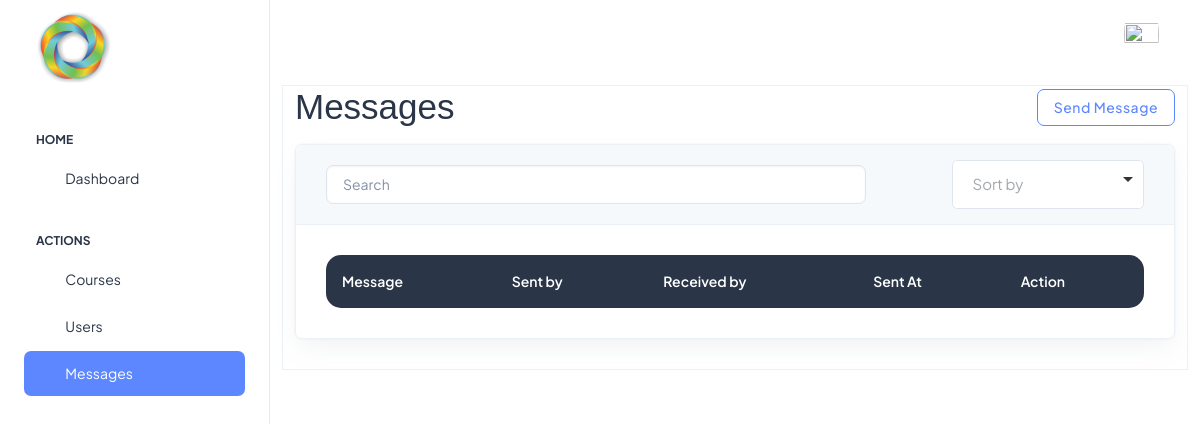
The page /beta/admin/messages/ on the database as committed earlier.
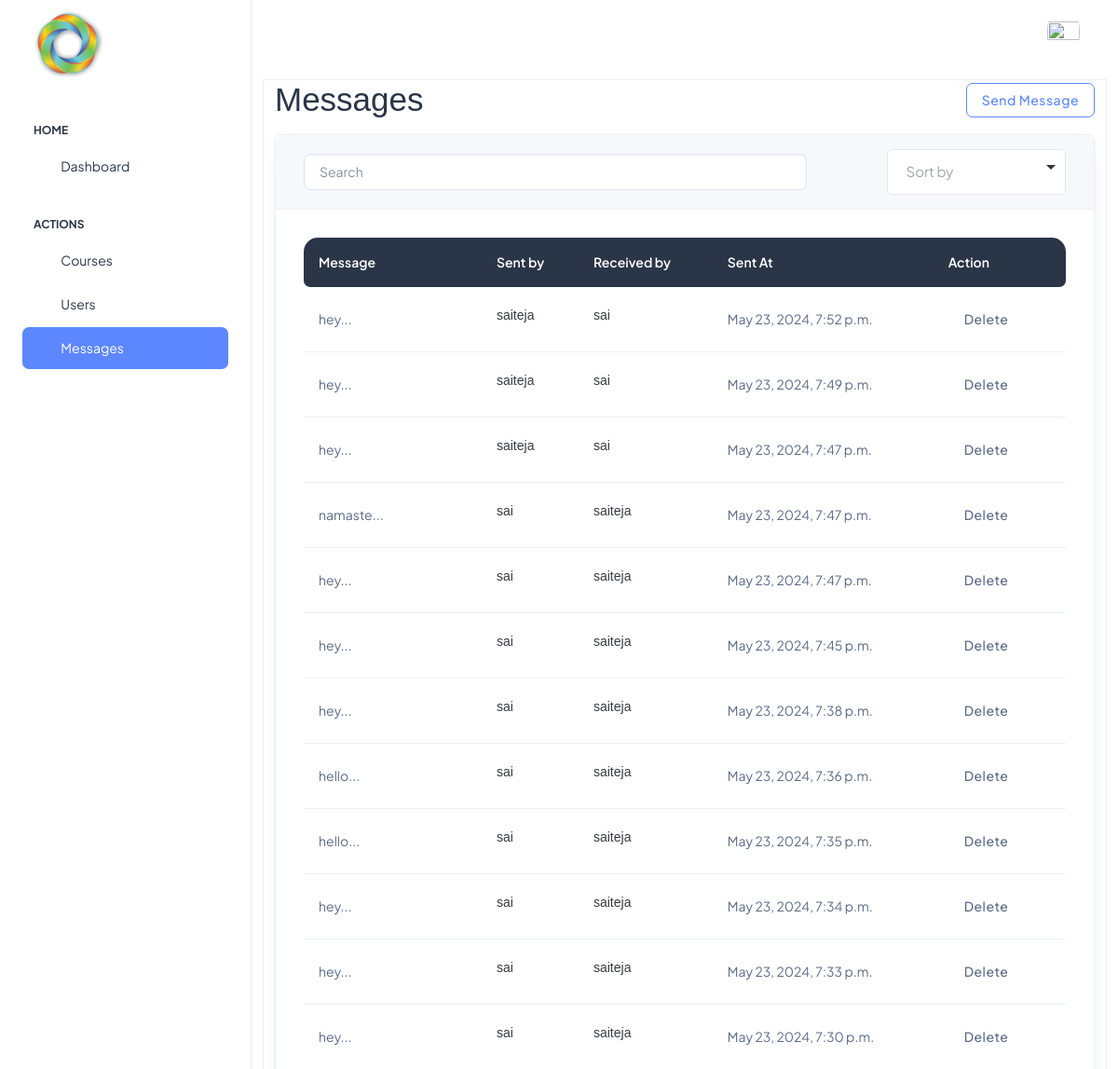
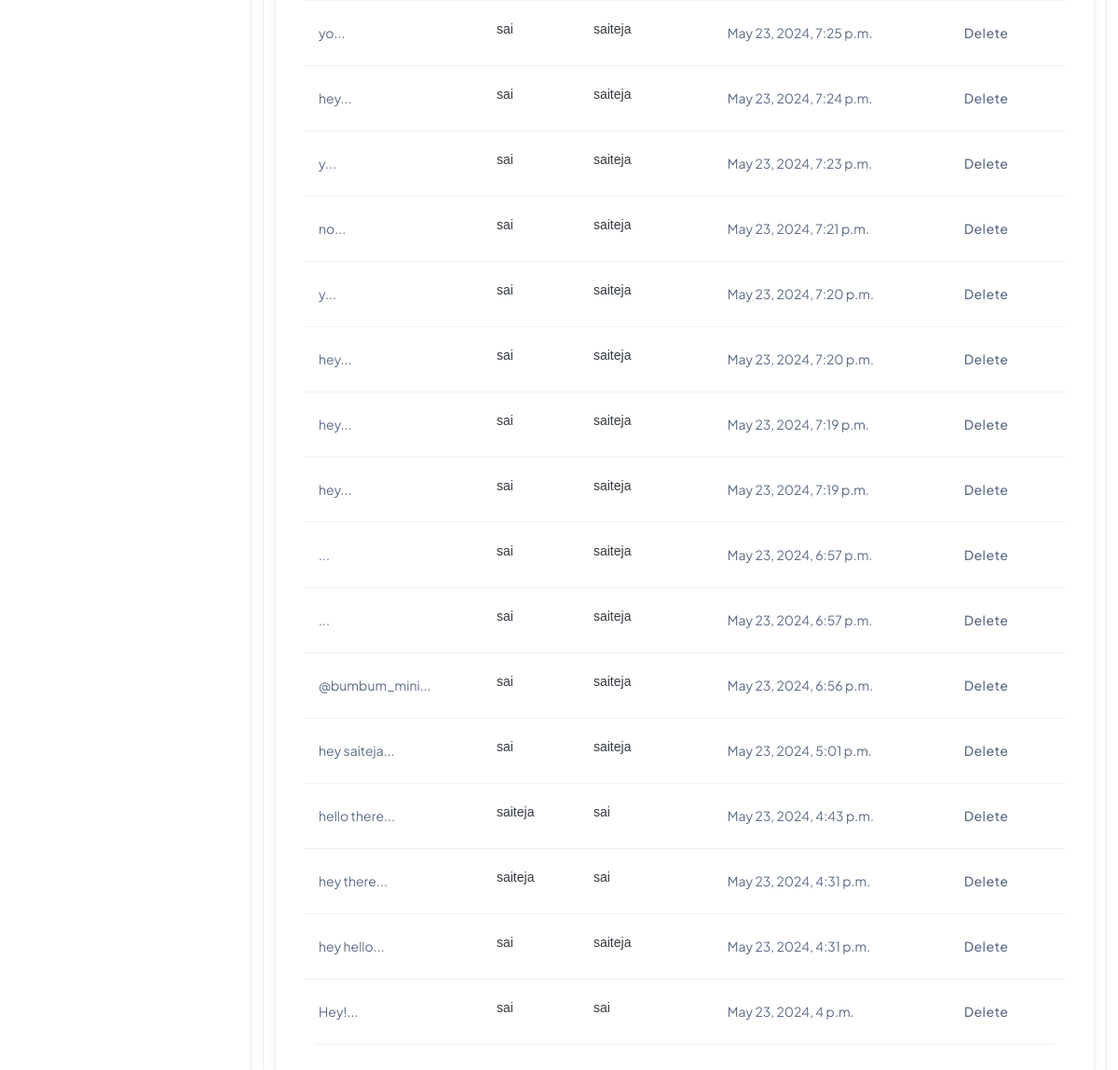
The same page on the database as committed later (2 pictures, top to bottom).
### base/models.py (models this page shows, shortened)
class Chat(models.Model):
    data=models.TextField()
    chatbox=models.ForeignKey(Chatbox,related_name='chatbox',on_delete=models.CASCADE)
    created_at=models.DateTimeField(auto_now_add=True)
    sender=models.ForeignKey(BetaUser,related_name='sender',on_delete=models.CASCADE)
    receiver=models.ForeignKey(BetaUser,related_name='receiver',on_delete=models.CASCADE)

class BetaUser(models.Model):
    user=models.OneToOneField(CustomUser,on_delete=models.CASCADE)
    state=models.CharField(max_length=40,default='')
    city=models.CharField(max_length=40,default='')
    job_status=models.CharField(max_length=20,default='')
    degree=models.CharField(max_length=30,default='')
    grad_year=models.CharField(max_length=5,default='')
    profile_updated=models.BooleanField(default=False)
    website=models.URLField(default='')
    phone=models.CharField(max_length=10,default='')
    birthday=models.CharField(max_length=20,null=True)
    def __str__(self):
        return self.user.username

class CustomUser(AbstractUser):
    email=models.CharField(max_length=80,unique=True)
    profilepic=models.ImageField(upload_to='static/profile_pics',null=True)
    userfor=models.CharField(max_length=20,default='')
    token=models.CharField(default=False,max_length=256)

### betaadmin/views.py (the view)
# urls.py: path('admin/messages/',adminmsgs,name='adminmsgs'),
def adminmsgs(request):
    msgs=Chat.objects.all().order_by('-created_at')
    return render(request,'beta_admin/admin/messageslist.html',{'msgs':msgs})

### templates/beta_admin/admin/messageslist.html (shortened to what the changed rows need)
<!doctype html>
<html lang="en">
{% load static %}
<head>
  <link rel="stylesheet" type="text/css" href="{% static 'assets/css/style.css' %}">
  <link rel="stylesheet" type="text/css" href="{% static 'login/assets/css/styles.min.css' %}" />
  <link rel="stylesheet" type="text/css" href="{% static 'assets/vendor/choices/css/choices.min.css' %}">
</head>
<body>
  <div class="page-wrapper" id="main-wrapper" data-layout="vertical" data-navbarbg="skin6" data-sidebartype="full"
    data-sidebar-position="fixed" data-header-position="fixed">
    <div class="body-wrapper">
      <div class="container-fluid">
         <div class="row">
<div class="page-content-wrapper border">
    <div class="row mb-3">
        <div class="col-12 d-sm-flex justify-content-between align-items-center">
            <h1 class="h1 mb-2 mb-sm-0">Messages</h1>
        </div>
    </div>
     <div class="card bg-transparent border">
        <div class="card-body">
            <div class="table-responsive border-0 rounded-3">
                <table class="table table-dark-gray align-middle p-4 mb-0 table-hover">
                    <thead>
                        <tr>
                            <th scope="col" class="border-0 rounded-start">Message</th>
                            <th scope="col" class="border-0">Sent by</th>
                            <th scope="col" class="border-0">Received by</th>
                            <th scope="col" class="border-0">Sent At</th>
                            <th scope="col" class="border-0 rounded-end">Action</th>
                        </tr>
                    </thead>
                    <tbody>
                        {% for msg in msgs %}
                        <tr>
                            <td title="{{msg.data}}">
                                {{msg.data|slice:'0:15'}}...
                            </td>
                            <td>
                              <h6><a href="{% url 'viewprofile' msg.sender.id %}">{{msg.sender}}</a>  </h6>
                            </td>
                            <td>
                              <h6><a href="{% url 'viewprofile' msg.receiver.id %}">{{msg.receiver}}</a></td>
                            <td>{{msg.created_at}} </td>
                            <td>
                                <a href="{% url 'admindelmsg' msg.id %}" class="btn btn-danger-soft mb-0">Delete</a>
                            </td>
                        </tr>
                        {% endfor %}
                    </tbody>
                </table>
            </div>
        </div>
    </div>
</div>
         </div>
      </div>
    </div>
  </div>
</body>
</html>

Rows that differ between the two databases and show on the page:
added Chat: data "hey", sender "saiteja", receiver "sai", created_at "May 23, 2024, 7:52 p.m."
added Chat: data "hey", sender "saiteja", receiver "sai", created_at "May 23, 2024, 7:49 p.m."
added Chat: data "hey", sender "saiteja", receiver "sai", created_at "May 23, 2024, 7:47 p.m."
added Chat: data "namaste", sender "sai", receiver "saiteja", created_at "May 23, 2024, 7:47 p.m."
added Chat: data "hey", sender "sai", receiver "saiteja", created_at "May 23, 2024, 7:47 p.m."
added Chat: data "hey", sender "sai", receiver "saiteja", created_at "May 23, 2024, 7:45 p.m."
added Chat: data "hey", sender "sai", receiver "saiteja", created_at "May 23, 2024, 7:38 p.m."
added Chat: data "hello", sender "sai", receiver "saiteja", created_at "May 23, 2024, 7:36 p.m."
added Chat: data "hello", sender "sai", receiver "saiteja", created_at "May 23, 2024, 7:35 p.m."
added Chat: data "hey", sender "sai", receiver "saiteja", created_at "May 23, 2024, 7:34 p.m."
added Chat: data "hey", sender "sai", receiver "saiteja", created_at "May 23, 2024, 7:33 p.m."
added Chat: data "hey", sender "sai", receiver "saiteja", created_at "May 23, 2024, 7:30 p.m."
added Chat: data "yo", sender "sai", receiver "saiteja", created_at "May 23, 2024, 7:25 p.m."
added Chat: data "hey", sender "sai", receiver "saiteja", created_at "May 23, 2024, 7:24 p.m."
added Chat: data "y", sender "sai", receiver "saiteja", created_at "May 23, 2024, 7:23 p.m."
added Chat: data "no", sender "sai", receiver "saiteja", created_at "May 23, 2024, 7:21 p.m."
added Chat: data "y", sender "sai", receiver "saiteja", created_at "May 23, 2024, 7:20 p.m."
added Chat: data "hey", sender "sai", receiver "saiteja", created_at "May 23, 2024, 7:20 p.m."
added Chat: data "hey", sender "sai", receiver "saiteja", created_at "May 23, 2024, 7:19 p.m."
added Chat: data "hey", sender "sai", receiver "saiteja", created_at "May 23, 2024, 7:19 p.m."
added Chat: sender "sai", receiver "saiteja", created_at "May 23, 2024, 6:57 p.m."
added Chat: sender "sai", receiver "saiteja", created_at "May 23, 2024, 6:57 p.m."
added Chat: data "@bumbum_mini", sender "sai", receiver "saiteja", created_at "May 23, 2024, 6:56 p.m."
added Chat: data "hey saiteja", sender "sai", receiver "saiteja", created_at "May 23, 2024, 5:01 p.m."
added Chat: data "hello there", sender "saiteja", receiver "sai", created_at "May 23, 2024, 4:43 p.m."
added Chat: data "hey there", sender "saiteja", receiver "sai", created_at "May 23, 2024, 4:31 p.m."
added Chat: data "hey hello", sender "sai", receiver "saiteja", created_at "May 23, 2024, 4:31 p.m."
added Chat: data "Hey!", sender "sai", receiver "sai", created_at "May 23, 2024, 4 p.m."
